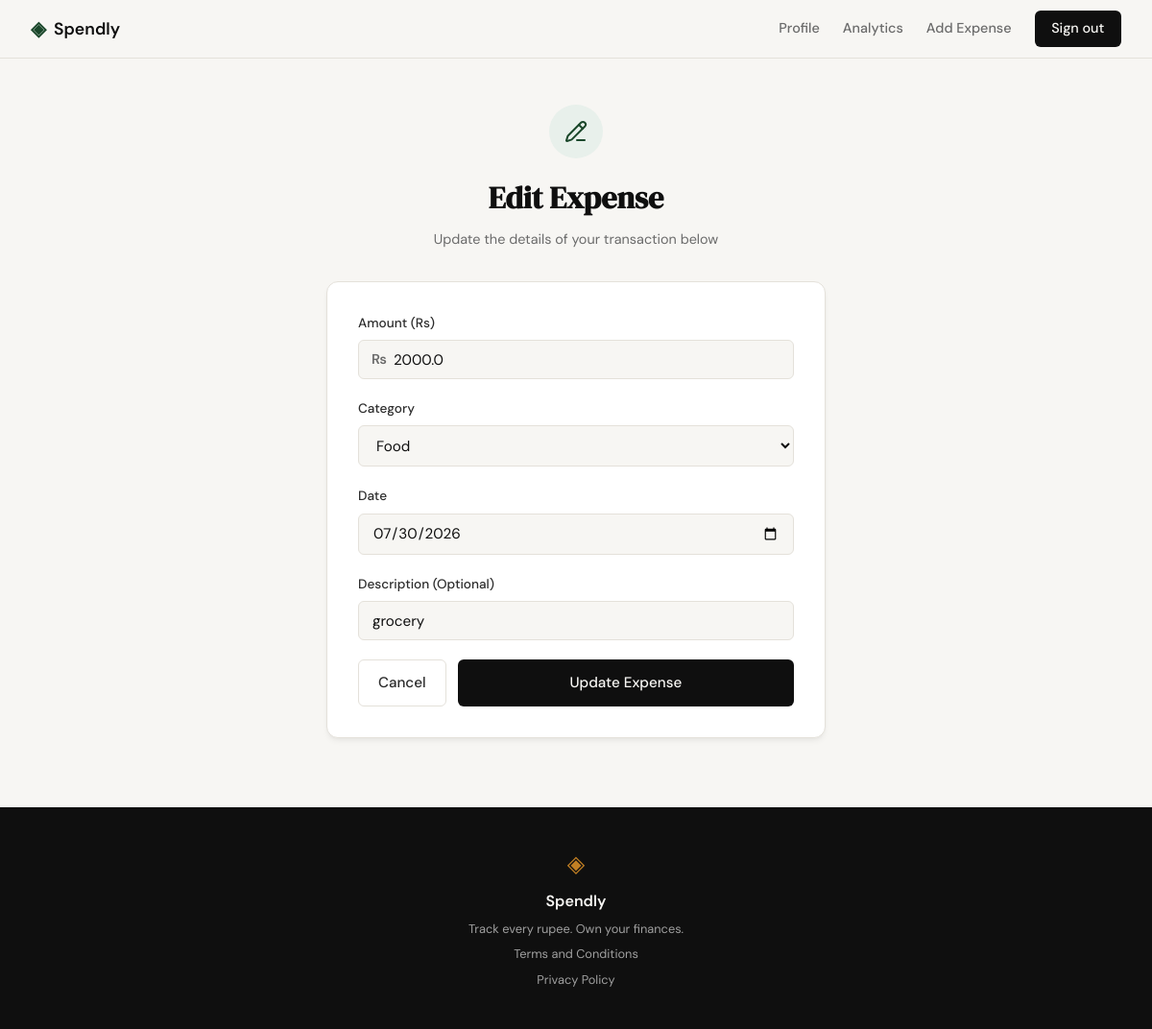
/expenses/53/edit (signed in), run on an earlier commit of the app's database.
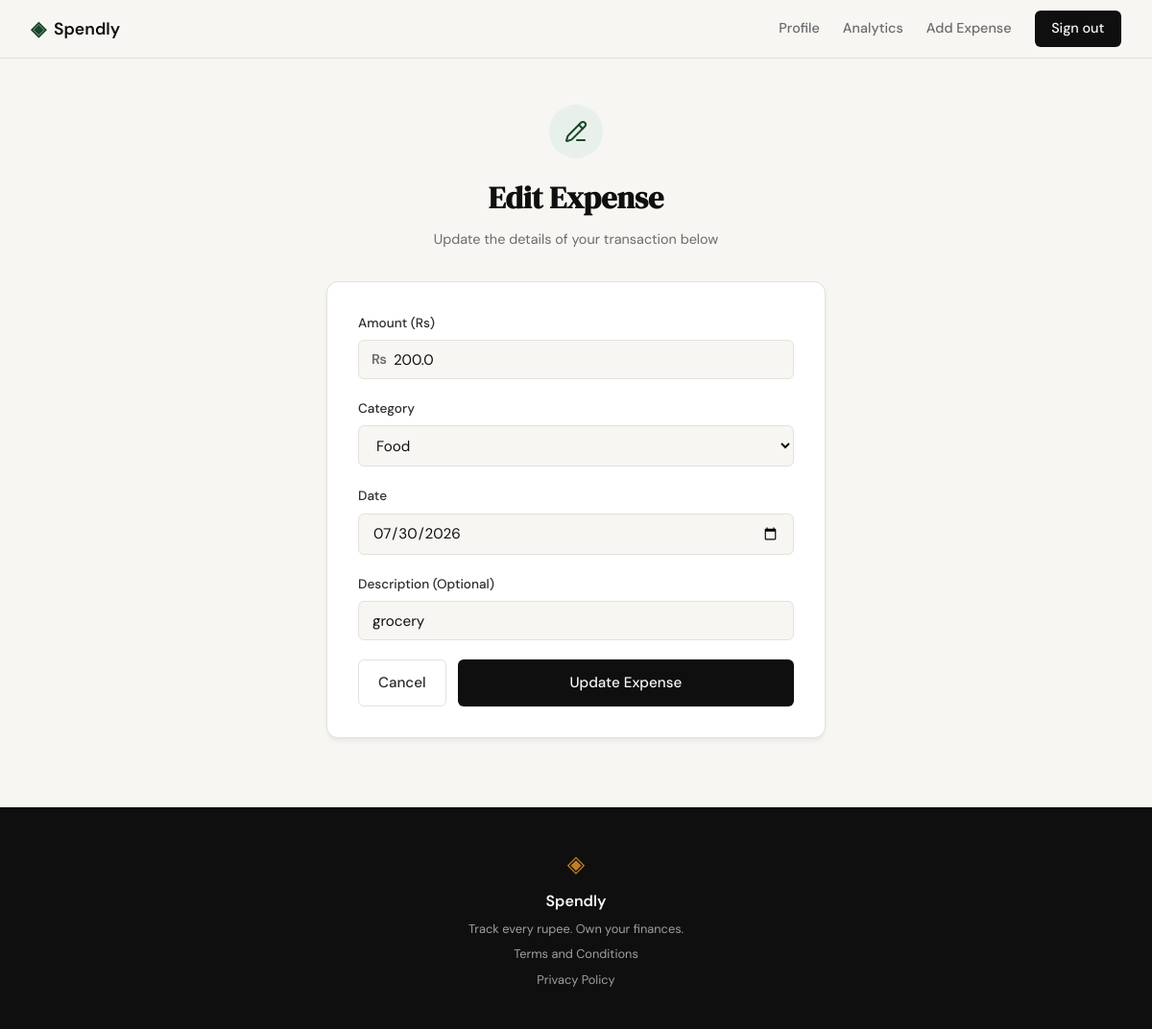
And on a later commit of the database.
### tables this page shows
CREATE TABLE expenses (
                id INTEGER PRIMARY KEY AUTOINCREMENT,
                user_id INTEGER NOT NULL,
                amount REAL NOT NULL,
                category TEXT NOT NULL,
                date TEXT NOT NULL,
                description TEXT,
                created_at TEXT DEFAULT (datetime('now')),
                FOREIGN KEY (user_id) REFERENCES users (id)
            );

### app.py (the view, shortened to what this page needs)
@app.route("/expenses/<int:id>/edit", methods=["GET", "POST"])
def edit_expense(id):
    if not session.get("user_id"):
        flash("Please log in to access this page.", "error")
        return redirect(url_for("login"))
    user_id = session["user_id"]
    allowed_categories = ["Food", "Transport", "Bills", "Health", "Entertainment", "Shopping", "Other"]
    expense = get_expense_by_id(id, user_id)
    if not expense:
        return render_template("404.html"), 404
    return render_template("edit_expense.html",
                         expense=expense,
                         categories=allowed_categories)

### database/db.py (called while the page is built)
def get_db():
    conn = sqlite3.connect(DB_PATH)
    conn.row_factory = sqlite3.Row
    conn.execute("PRAGMA foreign_keys = ON")
    return conn

### database/queries.py (called while the page is built)
def get_expense_by_id(expense_id, user_id):
    with get_db() as conn:
        row = conn.execute(
            'SELECT id, amount, category, date, description FROM expenses WHERE id = ? AND user_id = ?',
            (expense_id, user_id)
        ).fetchone()
        return row

### templates/edit_expense.html (shortened to what this page needs)
{% extends "base.html" %}
{% block content %}
<div class="edit-expense-section">
    <div class="edit-expense-wrapper">
        <div class="edit-header">
            <div class="edit-header-icon">
                <i data-lucide="pencil-line"></i>
            </div>
            <h1 class="edit-title">Edit Expense</h1>
            <p class="edit-subtitle">Update the details of your transaction below</p>
        </div>
        <div class="edit-card">
            <form method="POST" action="{{ url_for('edit_expense', id=expense.id) }}">
                <div class="form-group">
                    <label for="amount">Amount (Rs)</label>
                    <div class="input-with-prefix">
                        <span class="input-prefix">₨</span>
                        <input type="number" id="amount" name="amount"
                               class="form-input" step="0.01" min="0.01" required
                               value="{{ expense.amount }}">
                    </div>
                </div>
                <div class="form-group">
                    <label for="category">Category</label>
                    <select id="category" name="category" class="form-input" required>
                        {% for cat in categories %}
                        <option value="{{ cat }}" {{ 'selected' if cat == expense.category }}>{{ cat }}</option>
                        {% endfor %}
                    </select>
                </div>
                <div class="form-group">
                    <label for="date">Date</label>
                    <input type="date" id="date" name="date" class="form-input" required
                           value="{{ expense.date }}">
                </div>
                <div class="form-group">
                    <label for="description">Description (Optional)</label>
                    <input type="text" id="description" name="description" class="form-input"
                           maxlength="200" value="{{ expense.description or '' }}" placeholder="e.g. Weekly groceries">
                </div>
                <div class="edit-actions">
                    <a href="{{ url_for('profile') }}" class="btn-back">Cancel</a>
                    <button type="submit" class="btn-update">Update Expense</button>
                </div>
            </form>
        </div>
    </div>
</div>
{% endblock %}

What changed in the data, as far as the page shows it:
changed expenses "grocery": amount "2000.0" → "200.0"
